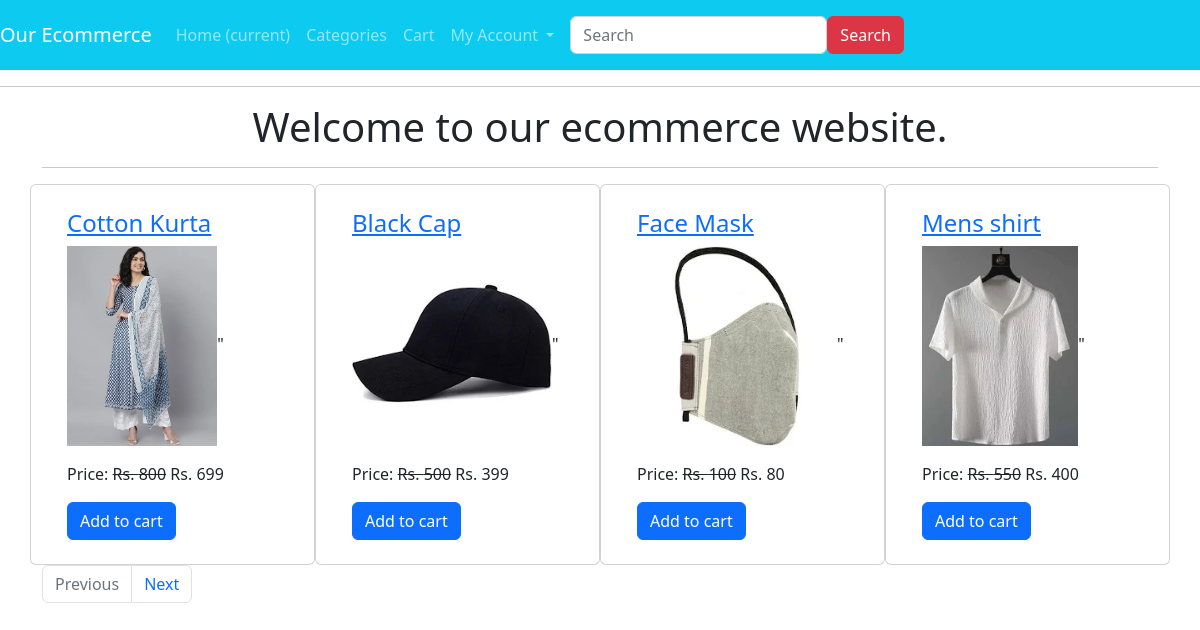
The page / on the database its author committed.
### ecomapp/models.py (models this page shows, shortened)
class Product(models.Model):
    title = models.CharField(max_length=200)
    slug= models.SlugField(unique=True)
    category = models.ForeignKey(Category, on_delete=models.CASCADE)
    image = models.ImageField(upload_to="products")
    marked_price = models.PositiveIntegerField()
    selling_price = models.PositiveIntegerField(default=0)
    description = models.TextField()
    warranty = models.CharField(max_length=300, null=True, blank=True)
    return_policy = models.CharField(max_length=300,null=True,blank=True)
    view_count = models.PositiveIntegerField(default=0)

### ecomapp/views.py (the view)
# urls.py: path("", HomeView.as_view(), name="home"),
class HomeView(TemplateView):
    template_name="home.html"
    def get_context_data(self, **kwargs):
        context = super().get_context_data(**kwargs)
        context['myname'] = "Vimala"
        pro = Product.objects.all().order_by("-id")
        Pgn = Paginator(pro, 4)
        page_number = self.request.GET.get('page')
        print(page_number)
        product_list = Pgn.get_page(page_number)
        context['product_list'] =  product_list
        return context

### templates/home.html (shortened to what this page needs)
{% extends 'base.html' %}
{% block content %}
<div class="container" >
    <h1 class="text-center">Welcome to our ecommerce website.</h1>
    <hr>
    <div  class="row mt-3" >
        {% for p in product_list %}
        <div class="col-md-3 card">
            <div class="m-4">
                <h4><a href="{% url 'ecomapp:productdetail' p.slug %}">{{p.title}}</a></h4>
                <img src="{{p.image.url}}" alt="" class="img-fluid" style="height:200px; object-fit:contain;">"
                <p class="mt-3">Price: <strike>Rs. {{p.marked_price}}</strike> Rs. {{p.selling_price}}</p>
                <a href="{% url 'ecomapp:addtocart' p.id %}" class="btn btn-primary">Add to cart</a>
            </div>
        </div>
        {% endfor %}
    </div>
    <nav aria-label="...">
        <ul class="pagination">
            {% if product_list.has_previous %}
            <li class="page-item">
                <a class="page-link" href="?page={{ product_list.previous_page_number }}">Previous</a>
              </li>
            {% else %}
            <li class="page-item disabled">
                <a class="page-link" href="#" tabindex="-1" aria-disabled="true">Previous</a>
            </li>
          {% endif %}
          {% if product_list.has_next %}
          <li class="page-item">
            <a class="page-link" href="?page={{ product_list.next_page_number }}">Next</a>
          </li>
          {% else %}
          <li class="page-item disabled">
            <a class="page-link" href="#" tabindex="-1" aria-disabled="true">Next</a>
          </li>
          {% endif %}
        </ul>
      </nav>
</div>
{% endblock %}

### rows shown on the page
Product: title "Cotton Kurta", image (picture), marked_price "800", selling_price "699"
Product: title "Black Cap", image (picture), marked_price "500", selling_price "399"
Product: title "Face Mask", image (picture), marked_price "100", selling_price "80"
Product: title "Mens shirt", image (picture), marked_price "550", selling_price "400"
